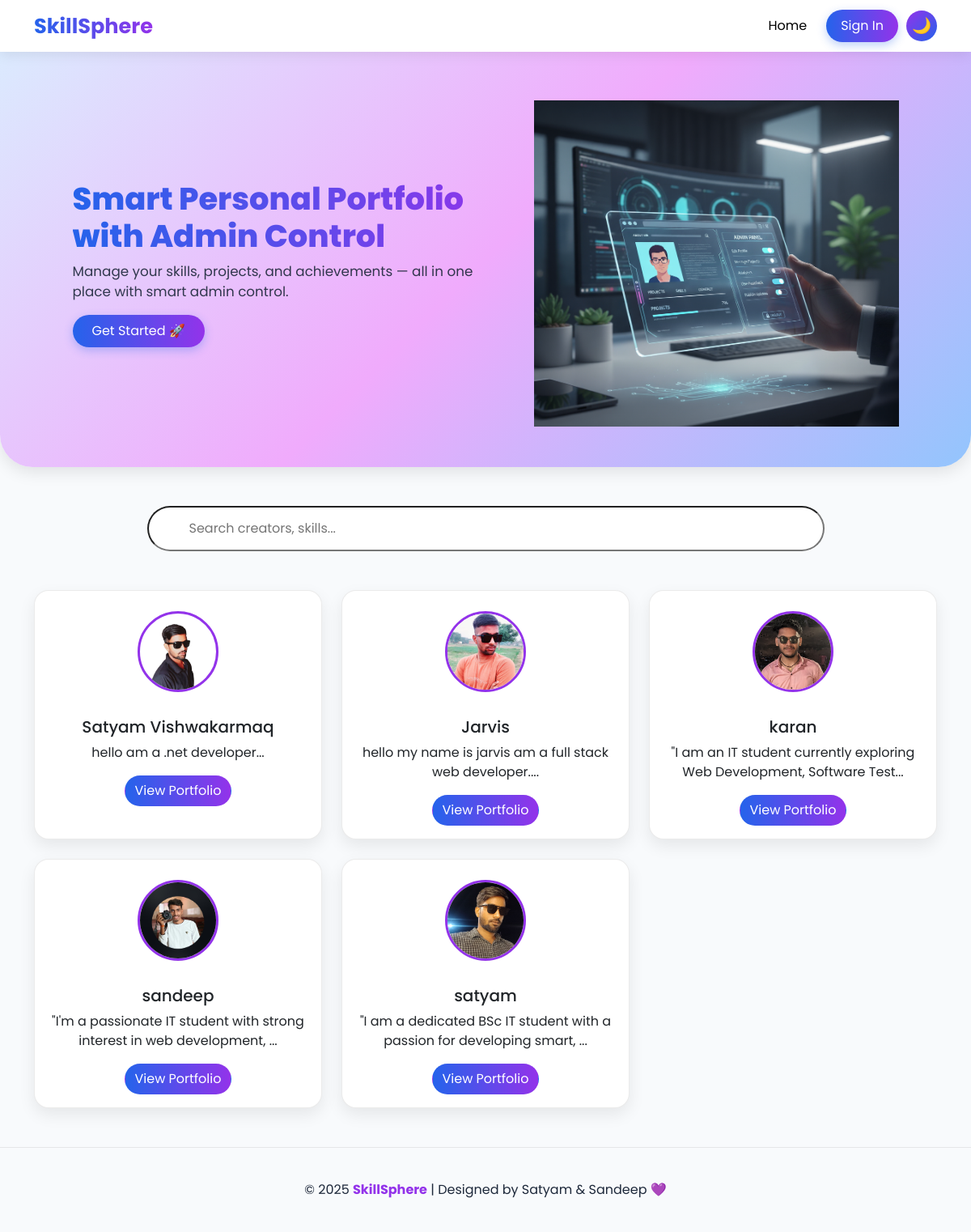
The page / on the database its author committed.
### tables this page shows
CREATE TABLE `users` (
  `id` int(11) NOT NULL,
  `name` varchar(100) NOT NULL,
  `email` varchar(150) NOT NULL,
  `password` varchar(255) NOT NULL,
  `role` enum('admin','user') DEFAULT 'user',
  `status` enum('active','blocked') DEFAULT 'active',
  `created_at` timestamp NOT NULL DEFAULT current_timestamp(),
  `about_me` text DEFAULT NULL,
  `education` varchar(255) DEFAULT NULL,
  `profile_photo` varchar(255) DEFAULT NULL,
  `resume_pdf` varchar(255) DEFAULT NULL
);

### public/index.php (the view, shortened to what this page needs)
<?php
include('../config/db.php');
$query = "SELECT id, name, about_me, profile_photo
          FROM users
          WHERE status='active' AND role!='admin'
          ORDER BY id DESC";
$result = mysqli_query($conn, $query);
?>
<!DOCTYPE html>
<html lang="en">
<head>
<link href="https://cdn.jsdelivr.net/npm/bootstrap@5.3.3/dist/css/bootstrap.min.css" rel="stylesheet">
</head>
<body data-theme="light">
<nav class="navbar navbar-expand-lg sticky-top">
  <div class="container">
    <a class="navbar-brand" href="#">SkillSphere</a>
    <div class="collapse navbar-collapse justify-content-end">
      <ul class="navbar-nav align-items-center gap-3">
        <li class="nav-item"><a class="nav-link active" href="#">Home</a></li>
        <li class="nav-item d-flex align-items-center">
          <a href="../login.php" class="btn btn-login">Sign In</a>
          <button class="theme-toggle" id="themeToggle">🌙</button>
        </li>
      </ul>
    </div>
  </div>
</nav>
<section class="hero text-center text-lg-start">
  <div class="container">
    <div class="row align-items-center justify-content-center">
      <div class="col-lg-6 col-md-10">
        <h1>Smart Personal Portfolio with Admin Control</h1>
        <p>Manage your skills, projects, and achievements — all in one place with smart admin control.</p>
        <a href="../login.php" class="btn btn-login px-4 py-2">Get Started 🚀</a>
      </div>
      <div class="col-lg-5 col-md-8 mt-4 mt-lg-0 text-center">
        <img src="assets/images/hero-portfolio.png" class="img-fluid hero-img">
      </div>
    </div>
  </div>
</section>
<div class="container text-center my-5">
  <div class="search-box">
    <input type="text" id="searchInput" placeholder="Search creators, skills...">
  </div>
</div>
<div class="container pb-5">
  <div class="row g-4" id="userList">
    <?php while($row = mysqli_fetch_assoc($result)): ?>
    <div class="col-12 col-sm-6 col-lg-4 user-card">
      <div class="card h-100">
        <img src="<?= $row['profile_photo'] ? '../assets/images/'.$row['profile_photo'] : 'https://via.placeholder.com/150' ?>" class="card-img-top">
        <div class="card-body">
          <h5 class="card-title"><?= htmlspecialchars($row['name']) ?></h5>
          <p class="card-text"><?= htmlspecialchars(substr($row['about_me'] ?? '', 0, 70)) ?>...</p>
          <a href="view.php?user=<?= $row['id'] ?>" class="btn">View Portfolio</a>
        </div>
      </div>
    </div>
    <?php endwhile; ?>
  </div>
</div>
<footer>
  © 2025 <strong style="color:var(--secondary)">SkillSphere</strong> | Designed by Satyam & Sandeep 💜
</footer>
</body>
</html>

### public/index.php (style rules this page uses)
:root { --bg-color: #f8fafc; --text-color: #1e293b; --card-bg: #ffffff; --card-border: rgba(0,0,0,0.08); --primary: #2563eb; --secondary: #9333ea; }
body { background: var(--bg-color); font-family: 'Poppins', sans-serif; color: var(--text-color); transition: background-color 0.6s ease, color 0.6s ease; }
.navbar { background: var(--card-bg); box-shadow: 0 4px 15px rgba(0,0,0,0.08); }
.navbar-brand { font-weight: 700; font-size: 1.6rem; background: linear-gradient(90deg, var(--primary), var(--secondary)); -webkit-background-clip: text; -webkit-text-fill-color: transparent; }
.btn-login { background: linear-gradient(90deg, var(--primary), var(--secondary)); color: #fff !important; border-radius: 25px; padding: 8px 18px; border: none; box-shadow: 0 4px 12px rgba(37,99,235,0.3); transition: all 0.3s ease; }
.theme-toggle { background: linear-gradient(135deg, #9333ea, #2563eb); color: #fff; border: none; border-radius: 50%; font-size: 1.2rem; width: 38px; height: 38px; margin-left: 10px; cursor: pointer; transition: all 0.4s ease; }
.hero { background: linear-gradient(135deg, #dbeafe, #f0abfc, #93c5fd); border-radius: 0 0 40px 40px; box-shadow: 0 6px 20px rgba(0,0,0,0.1); padding: 60px 0 50px; }
.hero h1 { font-weight: 800; font-size: 2.4rem; background: linear-gradient(90deg, var(--primary), var(--secondary)); -webkit-background-clip: text; -webkit-text-fill-color: transparent; }
.hero p { font-size: 1.05rem; opacity: 0.9; }
.search-box { position: relative; width: 75%; margin: 0 auto; }
.search-box input { border-radius: 50px; padding: 14px 50px; width: 100%; background: var(--card-bg); color: var(--text-color); }
.card { background: var(--card-bg); border: 1px solid var(--card-border); border-radius: 18px; text-align: center; transition: all 0.4s ease; box-shadow: 0 8px 20px rgba(0,0,0,0.08); }
.card-img-top { width: 100px; height: 100px; object-fit: cover; border-radius: 50%; margin: 25px auto 15px; border: 3px solid var(--secondary); }
.card a.btn { background: linear-gradient(90deg, var(--primary), var(--secondary)); color: #fff !important; border-radius: 25px; }
footer { text-align: center; padding: 40px 0; border-top: 1px solid var(--card-border); }

### rows shown on the page
users: profile_photo (picture), name "Satyam Vishwakarmaq", about_me "hello am a .net developer"
users: profile_photo (picture), name "Jarvis", about_me "hello my name is jarvis am a full stack web developer."
users: profile_photo (picture), name "karan", about_me "\"I am an IT student currently exploring Web Development, Software Test"
users: profile_photo (picture), name "sandeep", about_me "\"I'm a passionate IT student with strong interest in web development,"
users: profile_photo (picture), name "satyam", about_me "\"I am a dedicated BSc IT student with a passion for developing smart,"
